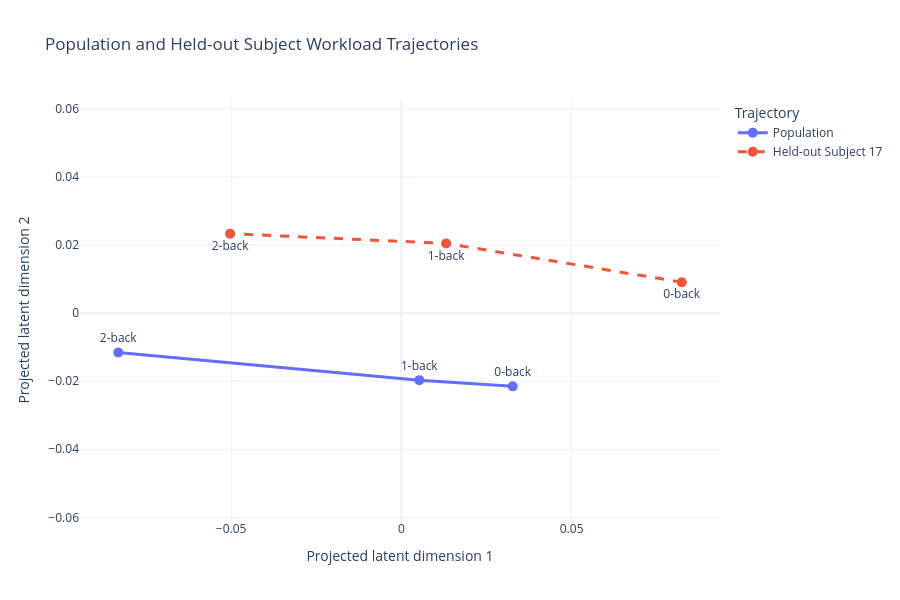

The notebook cell this image was saved under:
### Code cell
# ============================================================
# 10. POPULATION vs SUBJECT TRAJECTORY
# ============================================================

combined = np.vstack([
    population_centroids,
    subject_centroids
])


# ------------------------------------------------------------
# Joint projection
#
# PCA is fitted ONCE to all six 64-D centroids so population
# and held-out subject trajectories share the same coordinate
# system.
# ------------------------------------------------------------

trajectory_pca = PCA(
    n_components=2
)

combined_2d = trajectory_pca.fit_transform(
    combined
)

population_2d = combined_2d[:3]

subject_2d = combined_2d[3:]


# ------------------------------------------------------------
# Plot
# ------------------------------------------------------------

fig = go.Figure()


# Population trajectory
fig.add_trace(
    go.Scatter(
        x=population_2d[:, 0],
        y=population_2d[:, 1],

        mode="lines+markers+text",

        text=[
            "0-back",
            "1-back",
            "2-back"
        ],

        textposition="top center",

        name="Population",

        marker=dict(
            size=10
        ),

        line=dict(
            width=3
        )
    )
)


# Held-out subject trajectory
fig.add_trace(
    go.Scatter(
        x=subject_2d[:, 0],
        y=subject_2d[:, 1],

        mode="lines+markers+text",

        text=[
            "0-back",
            "1-back",
            "2-back"
        ],

        textposition="bottom center",

        name=(
            f"Held-out Subject {DEMO_SUBJECT}"
        ),

        marker=dict(
            size=10
        ),

        line=dict(
            width=3,
            dash="dash"
        )
    )
)


# ------------------------------------------------------------
# Layout
# ------------------------------------------------------------

fig.update_layout(
    title=(
        "Population and Held-out Subject "
        "Workload Trajectories"
    ),

    xaxis_title=(
        "Projected latent dimension 1"
    ),

    yaxis_title=(
        "Projected latent dimension 2"
    ),

    template="plotly_white",

    height=600,

    width=900,

    legend=dict(
        title="Trajectory"
    )
)


# ------------------------------------------------------------
# Equal geometric scaling
# ------------------------------------------------------------

fig.update_yaxes(
    scaleanchor="x",
    scaleratio=1
)


fig.show()

### Figure 1 — Plotly figure (JSON) as saved in the notebook; plotly's stock layout.template omitted (floating-point values rounded to 4 significant figures)
{"data": [{"line": {"width": 3}, "marker": {"size": 10}, "mode": "lines+markers+text", "name": "Population", "text": ["0-back", "1-back", "2-back"], "textposition": "top center", "type": "scatter", "x": [0.0327, 0.005267, -0.08315], "y": [-0.02152, -0.01971, -0.0116]}, {"line": {"dash": "dash", "width": 3}, "marker": {"size": 10}, "mode": "lines+markers+text", "name": "Held-out Subject 17", "text": ["0-back", "1-back", "2-back"], "textposition": "bottom center", "type": "scatter", "x": [0.08234, 0.01315, -0.05031], "y": [0.009069, 0.02045, 0.02332]}], "layout": {"height": 600, "legend": {"title": {"text": "Trajectory"}}, "title": {"text": "Population and Held-out Subject Workload Trajectories"}, "width": 900, "xaxis": {"title": {"text": "Projected latent dimension 1"}}, "yaxis": {"scaleanchor": "x", "scaleratio": 1, "title": {"text": "Projected latent dimension 2"}}}}
